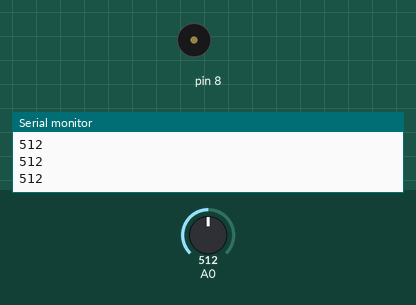
Bench run of a sketch on a simulated Arduino Uno, built with avr-gcc and run on an emulated ATmega328P. Shown: buzzer (waves = sounding), the last lines printed to the serial monitor. Inputs (shaded band) come from the test bench; at power-on: A0 = 512.

Above: at 1.2 s.
1.3 s: A0 set to 128
2.8 s: A0 set to 115
At 4.0 s:
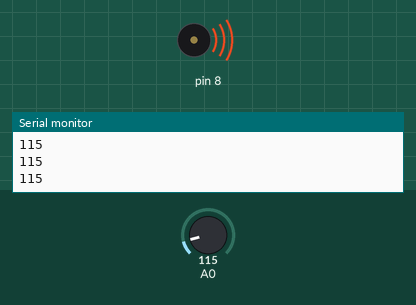
Timing chart, 0 to 5.8 s (numbered marks = the images above; inputs shaded):
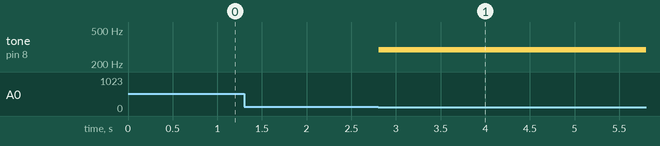

Measured:
- the behaviour switches between 121 and 120 on A0 (found by bisection; images 0 and 1)
- after the input at 2.8 s, tone on pin 8: silent → 294 Hz at once

The sketch:

piano.ino
```cpp
int buttons[6];


int notes[] = {262,294,330,349};
void setup() {
  // put your setup code here, to run once:
Serial.begin(9600);
buttons[0] = 2;
}

void loop() {
  // put your main code here, to run repeatedly:


int keyVal = analogRead(A0);
Serial.println(keyVal);

if(keyVal==1024)
{
  tone(8,notes[0]);
}
else if(keyVal >=70 && keyVal <=120)
{
  tone(8,notes[1]);
}
else
{
  noTone(8);
}
}
```
